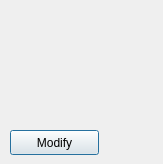
<?xml version="1.0" encoding="UTF-8"?>
<ui version="4.0">
 <class>ImageShowDialog</class>
 <widget class="QDialog" name="ImageShowDialog">
  <property name="geometry">
   <rect>
    <x>0</x>
    <y>0</y>
    <width>163</width>
    <height>164</height>
   </rect>
  </property>
  <property name="windowTitle">
   <string>Dialog</string>
  </property>
  <widget class="QLabel" name="label_image_show_d">
   <property name="geometry">
    <rect>
     <x>10</x>
     <y>10</y>
     <width>131</width>
     <height>101</height>
    </rect>
   </property>
   <property name="text">
    <string/>
   </property>
  </widget>
  <widget class="QPushButton" name="pushButton_modify">
   <property name="geometry">
    <rect>
     <x>10</x>
     <y>130</y>
     <width>89</width>
     <height>25</height>
    </rect>
   </property>
   <property name="text">
    <string>Modify</string>
   </property>
  </widget>
 </widget>
 <resources/>
 <connections/>
</ui>
